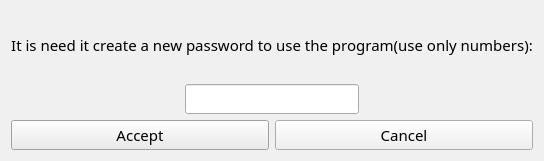
<?xml version="1.0" encoding="UTF-8"?>
<ui version="4.0">
 <class>new_password_window</class>
 <widget class="QDialog" name="new_password_window">
  <property name="geometry">
   <rect>
    <x>0</x>
    <y>0</y>
    <width>400</width>
    <height>161</height>
   </rect>
  </property>
  <property name="palette">
   <palette>
    <active>
     <colorrole role="WindowText">
      <brush brushstyle="SolidPattern">
       <color alpha="255">
        <red>0</red>
        <green>0</green>
        <blue>0</blue>
       </color>
      </brush>
     </colorrole>
     <colorrole role="Button">
      <brush brushstyle="SolidPattern">
       <color alpha="255">
        <red>247</red>
        <green>127</green>
        <blue>0</blue>
       </color>
      </brush>
     </colorrole>
     <colorrole role="Light">
      <brush brushstyle="SolidPattern">
       <color alpha="255">
        <red>255</red>
        <green>0</green>
        <blue>0</blue>
       </color>
      </brush>
     </colorrole>
     <colorrole role="Midlight">
      <brush brushstyle="SolidPattern">
       <color alpha="255">
        <red>255</red>
        <green>0</green>
        <blue>0</blue>
       </color>
      </brush>
     </colorrole>
     <colorrole role="Dark">
      <brush brushstyle="SolidPattern">
       <color alpha="255">
        <red>160</red>
        <green>160</green>
        <blue>160</blue>
       </color>
      </brush>
     </colorrole>
     <colorrole role="Mid">
      <brush brushstyle="SolidPattern">
       <color alpha="255">
        <red>160</red>
        <green>160</green>
        <blue>160</blue>
       </color>
      </brush>
     </colorrole>
     <colorrole role="Text">
      <brush brushstyle="SolidPattern">
       <color alpha="255">
        <red>0</red>
        <green>0</green>
        <blue>0</blue>
       </color>
      </brush>
     </colorrole>
     <colorrole role="BrightText">
      <brush brushstyle="SolidPattern">
       <color alpha="255">
        <red>255</red>
        <green>0</green>
        <blue>0</blue>
       </color>
      </brush>
     </colorrole>
     <colorrole role="ButtonText">
      <brush brushstyle="SolidPattern">
       <color alpha="255">
        <red>0</red>
        <green>0</green>
        <blue>0</blue>
       </color>
      </brush>
     </colorrole>
     <colorrole role="Base">
      <brush brushstyle="SolidPattern">
       <color alpha="255">
        <red>0</red>
        <green>120</green>
        <blue>215</blue>
       </color>
      </brush>
     </colorrole>
     <colorrole role="Window">
      <brush brushstyle="SolidPattern">
       <color alpha="255">
        <red>85</red>
        <green>170</green>
        <blue>255</blue>
       </color>
      </brush>
     </colorrole>
     <colorrole role="Shadow">
      <brush brushstyle="SolidPattern">
       <color alpha="255">
        <red>105</red>
        <green>105</green>
        <blue>105</blue>
       </color>
      </brush>
     </colorrole>
     <colorrole role="Highlight">
      <brush brushstyle="SolidPattern">
       <color alpha="255">
        <red>0</red>
        <green>120</green>
        <blue>215</blue>
       </color>
      </brush>
     </colorrole>
     <colorrole role="HighlightedText">
      <brush brushstyle="SolidPattern">
       <color alpha="255">
        <red>247</red>
        <green>127</green>
        <blue>0</blue>
       </color>
      </brush>
     </colorrole>
     <colorrole role="Link">
      <brush brushstyle="SolidPattern">
       <color alpha="255">
        <red>0</red>
        <green>0</green>
        <blue>255</blue>
       </color>
      </brush>
     </colorrole>
     <colorrole role="LinkVisited">
      <brush brushstyle="SolidPattern">
       <color alpha="255">
        <red>255</red>
        <green>0</green>
        <blue>255</blue>
       </color>
      </brush>
     </colorrole>
     <colorrole role="AlternateBase">
      <brush brushstyle="SolidPattern">
       <color alpha="255">
        <red>247</red>
        <green>127</green>
        <blue>0</blue>
       </color>
      </brush>
     </colorrole>
     <colorrole role="NoRole">
      <brush brushstyle="NoBrush">
       <color alpha="255">
        <red>0</red>
        <green>0</green>
        <blue>0</blue>
       </color>
      </brush>
     </colorrole>
     <colorrole role="ToolTipBase">
      <brush brushstyle="SolidPattern">
       <color alpha="255">
        <red>255</red>
        <green>0</green>
        <blue>0</blue>
       </color>
      </brush>
     </colorrole>
     <colorrole role="ToolTipText">
      <brush brushstyle="SolidPattern">
       <color alpha="255">
        <red>0</red>
        <green>0</green>
        <blue>0</blue>
       </color>
      </brush>
     </colorrole>
     <colorrole role="PlaceholderText">
      <brush brushstyle="SolidPattern">
       <color alpha="128">
        <red>0</red>
        <green>0</green>
        <blue>0</blue>
       </color>
      </brush>
     </colorrole>
    </active>
    <inactive>
     <colorrole role="WindowText">
      <brush brushstyle="SolidPattern">
       <color alpha="255">
        <red>0</red>
        <green>0</green>
        <blue>0</blue>
       </color>
      </brush>
     </colorrole>
     <colorrole role="Button">
      <brush brushstyle="SolidPattern">
       <color alpha="255">
        <red>240</red>
        <green>240</green>
        <blue>240</blue>
       </color>
      </brush>
     </colorrole>
     <colorrole role="Light">
      <brush brushstyle="SolidPattern">
       <color alpha="255">
        <red>255</red>
        <green>255</green>
        <blue>255</blue>
       </color>
      </brush>
     </colorrole>
     <colorrole role="Midlight">
      <brush brushstyle="SolidPattern">
       <color alpha="255">
        <red>227</red>
        <green>227</green>
        <blue>227</blue>
       </color>
      </brush>
     </colorrole>
     <colorrole role="Dark">
      <brush brushstyle="SolidPattern">
       <color alpha="255">
        <red>160</red>
        <green>160</green>
        <blue>160</blue>
       </color>
      </brush>
     </colorrole>
     <colorrole role="Mid">
      <brush brushstyle="SolidPattern">
       <color alpha="255">
        <red>160</red>
        <green>160</green>
        <blue>160</blue>
       </color>
      </brush>
     </colorrole>
     <colorrole role="Text">
      <brush brushstyle="SolidPattern">
       <color alpha="255">
        <red>0</red>
        <green>0</green>
        <blue>0</blue>
       </color>
      </brush>
     </colorrole>
     <colorrole role="BrightText">
      <brush brushstyle="SolidPattern">
       <color alpha="255">
        <red>255</red>
        <green>255</green>
        <blue>255</blue>
       </color>
      </brush>
     </colorrole>
     <colorrole role="ButtonText">
      <brush brushstyle="SolidPattern">
       <color alpha="255">
        <red>0</red>
        <green>0</green>
        <blue>0</blue>
       </color>
      </brush>
     </colorrole>
     <colorrole role="Base">
      <brush brushstyle="SolidPattern">
       <color alpha="255">
        <red>255</red>
        <green>255</green>
        <blue>255</blue>
       </color>
      </brush>
     </colorrole>
     <colorrole role="Window">
      <brush brushstyle="SolidPattern">
       <color alpha="255">
        <red>240</red>
        <green>240</green>
        <blue>240</blue>
       </color>
      </brush>
     </colorrole>
     <colorrole role="Shadow">
      <brush brushstyle="SolidPattern">
       <color alpha="255">
        <red>105</red>
        <green>105</green>
        <blue>105</blue>
       </color>
      </brush>
     </colorrole>
     <colorrole role="Highlight">
      <brush brushstyle="SolidPattern">
       <color alpha="255">
        <red>240</red>
        <green>240</green>
        <blue>240</blue>
       </color>
      </brush>
     </colorrole>
     <colorrole role="HighlightedText">
      <brush brushstyle="SolidPattern">
       <color alpha="255">
        <red>0</red>
        <green>0</green>
        <blue>0</blue>
       </color>
      </brush>
     </colorrole>
     <colorrole role="Link">
      <brush brushstyle="SolidPattern">
       <color alpha="255">
        <red>0</red>
        <green>0</green>
        <blue>255</blue>
       </color>
      </brush>
     </colorrole>
     <colorrole role="LinkVisited">
      <brush brushstyle="SolidPattern">
       <color alpha="255">
        <red>255</red>
        <green>0</green>
        <blue>255</blue>
       </color>
      </brush>
     </colorrole>
     <colorrole role="AlternateBase">
      <brush brushstyle="SolidPattern">
       <color alpha="255">
        <red>233</red>
        <green>231</green>
        <blue>227</blue>
       </color>
      </brush>
     </colorrole>
     <colorrole role="NoRole">
      <brush brushstyle="NoBrush">
       <color alpha="255">
        <red>0</red>
        <green>0</green>
        <blue>0</blue>
       </color>
      </brush>
     </colorrole>
     <colorrole role="ToolTipBase">
      <brush brushstyle="SolidPattern">
       <color alpha="255">
        <red>255</red>
        <green>255</green>
        <blue>220</blue>
       </color>
      </brush>
     </colorrole>
     <colorrole role="ToolTipText">
      <brush brushstyle="SolidPattern">
       <color alpha="255">
        <red>0</red>
        <green>0</green>
        <blue>0</blue>
       </color>
      </brush>
     </colorrole>
     <colorrole role="PlaceholderText">
      <brush brushstyle="SolidPattern">
       <color alpha="128">
        <red>0</red>
        <green>0</green>
        <blue>0</blue>
       </color>
      </brush>
     </colorrole>
    </inactive>
    <disabled>
     <colorrole role="WindowText">
      <brush brushstyle="SolidPattern">
       <color alpha="255">
        <red>120</red>
        <green>120</green>
        <blue>120</blue>
       </color>
      </brush>
     </colorrole>
     <colorrole role="Button">
      <brush brushstyle="SolidPattern">
       <color alpha="255">
        <red>247</red>
        <green>127</green>
        <blue>0</blue>
       </color>
      </brush>
     </colorrole>
     <colorrole role="Light">
      <brush brushstyle="SolidPattern">
       <color alpha="255">
        <red>255</red>
        <green>0</green>
        <blue>0</blue>
       </color>
      </brush>
     </colorrole>
     <colorrole role="Midlight">
      <brush brushstyle="SolidPattern">
       <color alpha="255">
        <red>255</red>
        <green>0</green>
        <blue>0</blue>
       </color>
      </brush>
     </colorrole>
     <colorrole role="Dark">
      <brush brushstyle="SolidPattern">
       <color alpha="255">
        <red>160</red>
        <green>160</green>
        <blue>160</blue>
       </color>
      </brush>
     </colorrole>
     <colorrole role="Mid">
      <brush brushstyle="SolidPattern">
       <color alpha="255">
        <red>160</red>
        <green>160</green>
        <blue>160</blue>
       </color>
      </brush>
     </colorrole>
     <colorrole role="Text">
      <brush brushstyle="SolidPattern">
       <color alpha="255">
        <red>120</red>
        <green>120</green>
        <blue>120</blue>
       </color>
      </brush>
     </colorrole>
     <colorrole role="BrightText">
      <brush brushstyle="SolidPattern">
       <color alpha="255">
        <red>255</red>
        <green>0</green>
        <blue>0</blue>
       </color>
      </brush>
     </colorrole>
     <colorrole role="ButtonText">
      <brush brushstyle="SolidPattern">
       <color alpha="255">
        <red>120</red>
        <green>120</green>
        <blue>120</blue>
       </color>
      </brush>
     </colorrole>
     <colorrole role="Base">
      <brush brushstyle="SolidPattern">
       <color alpha="255">
        <red>85</red>
        <green>170</green>
        <blue>255</blue>
       </color>
      </brush>
     </colorrole>
     <colorrole role="Window">
      <brush brushstyle="SolidPattern">
       <color alpha="255">
        <red>85</red>
        <green>170</green>
        <blue>255</blue>
       </color>
      </brush>
     </colorrole>
     <colorrole role="Shadow">
      <brush brushstyle="SolidPattern">
       <color alpha="255">
        <red>0</red>
        <green>0</green>
        <blue>0</blue>
       </color>
      </brush>
     </colorrole>
     <colorrole role="Highlight">
      <brush brushstyle="SolidPattern">
       <color alpha="255">
        <red>0</red>
        <green>120</green>
        <blue>215</blue>
       </color>
      </brush>
     </colorrole>
     <colorrole role="HighlightedText">
      <brush brushstyle="SolidPattern">
       <color alpha="255">
        <red>255</red>
        <green>255</green>
        <blue>255</blue>
       </color>
      </brush>
     </colorrole>
     <colorrole role="Link">
      <brush brushstyle="SolidPattern">
       <color alpha="255">
        <red>0</red>
        <green>0</green>
        <blue>255</blue>
       </color>
      </brush>
     </colorrole>
     <colorrole role="LinkVisited">
      <brush brushstyle="SolidPattern">
       <color alpha="255">
        <red>255</red>
        <green>0</green>
        <blue>255</blue>
       </color>
      </brush>
     </colorrole>
     <colorrole role="AlternateBase">
      <brush brushstyle="SolidPattern">
       <color alpha="255">
        <red>247</red>
        <green>247</green>
        <blue>247</blue>
       </color>
      </brush>
     </colorrole>
     <colorrole role="NoRole">
      <brush brushstyle="NoBrush">
       <color alpha="255">
        <red>0</red>
        <green>0</green>
        <blue>0</blue>
       </color>
      </brush>
     </colorrole>
     <colorrole role="ToolTipBase">
      <brush brushstyle="SolidPattern">
       <color alpha="255">
        <red>255</red>
        <green>255</green>
        <blue>220</blue>
       </color>
      </brush>
     </colorrole>
     <colorrole role="ToolTipText">
      <brush brushstyle="SolidPattern">
       <color alpha="255">
        <red>0</red>
        <green>0</green>
        <blue>0</blue>
       </color>
      </brush>
     </colorrole>
     <colorrole role="PlaceholderText">
      <brush brushstyle="SolidPattern">
       <color alpha="128">
        <red>0</red>
        <green>0</green>
        <blue>0</blue>
       </color>
      </brush>
     </colorrole>
    </disabled>
   </palette>
  </property>
  <property name="font">
   <font>
    <family>Reem Kufi</family>
    <pointsize>11</pointsize>
   </font>
  </property>
  <property name="windowTitle">
   <string>New Password</string>
  </property>
  <layout class="QHBoxLayout" name="horizontalLayout_3">
   <item>
    <layout class="QVBoxLayout" name="verticalLayout">
     <item>
      <widget class="QLabel" name="label">
       <property name="font">
        <font>
         <family>Reem Kufi</family>
         <pointsize>11</pointsize>
        </font>
       </property>
       <property name="text">
        <string>It is need it create a new password to use the program(use only numbers):</string>
       </property>
       <property name="alignment">
        <set>Qt::AlignCenter</set>
       </property>
      </widget>
     </item>
     <item>
      <layout class="QHBoxLayout" name="horizontalLayout_2">
       <item>
        <spacer name="horizontalSpacer">
         <property name="orientation">
          <enum>Qt::Horizontal</enum>
         </property>
         <property name="sizeHint" stdset="0">
          <size>
           <width>10</width>
           <height>20</height>
          </size>
         </property>
        </spacer>
       </item>
       <item>
        <widget class="QLineEdit" name="newPasswordLineEdit"/>
       </item>
       <item>
        <spacer name="horizontalSpacer_2">
         <property name="orientation">
          <enum>Qt::Horizontal</enum>
         </property>
         <property name="sizeHint" stdset="0">
          <size>
           <width>10</width>
           <height>20</height>
          </size>
         </property>
        </spacer>
       </item>
      </layout>
     </item>
     <item>
      <layout class="QHBoxLayout" name="horizontalLayout">
       <item>
        <widget class="QPushButton" name="acceptButton">
         <property name="font">
          <font>
           <family>Reem Kufi</family>
           <pointsize>11</pointsize>
          </font>
         </property>
         <property name="text">
          <string>Accept</string>
         </property>
        </widget>
       </item>
       <item>
        <widget class="QPushButton" name="cancelButton">
         <property name="font">
          <font>
           <family>Reem Kufi</family>
           <pointsize>11</pointsize>
          </font>
         </property>
         <property name="text">
          <string>Cancel</string>
         </property>
        </widget>
       </item>
      </layout>
     </item>
    </layout>
   </item>
  </layout>
 </widget>
 <resources/>
 <connections/>
</ui>
